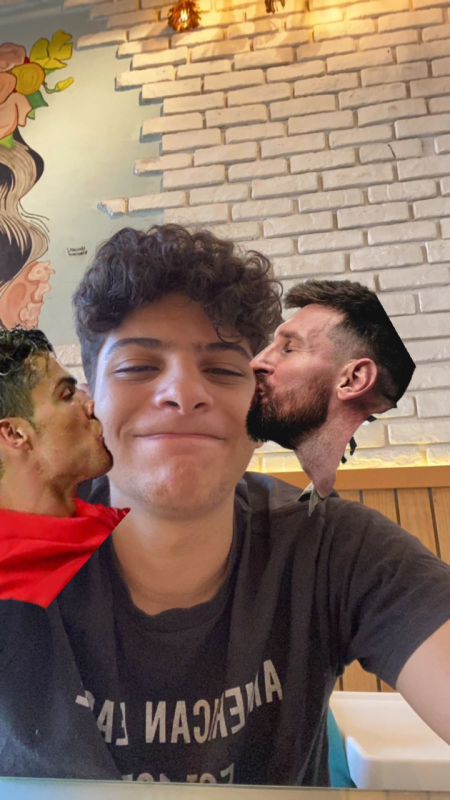
#> input picture IMG-20240730-WA0013.jpg, 900 x 1600 px (shown at 1/2 size)
$ jupyter execute imageprocessing.ipynb   (older library calls are emulated)
#> lines starting #> are read from the running program, lines starting #| are printed output that depends on the picture; after the words box and inside, x2 and y2 are one past the last pixel; in counts of white or black regions, pixels touching at a corner belong together
### Imports

[cell 1]
import cv2
import matplotlib.pyplot as plt

# Read the input image

[cell 2]
img = cv2.imread('IMG-20240730-WA0013.jpg')
#> img is the input picture: shape (1600, 900, 3); mean B, G, R 97.5, 112.5, 139.4

# Convert image to grayscale

[cell 3]
gray_img = cv2.cvtColor(img, cv2.COLOR_BGR2GRAY)
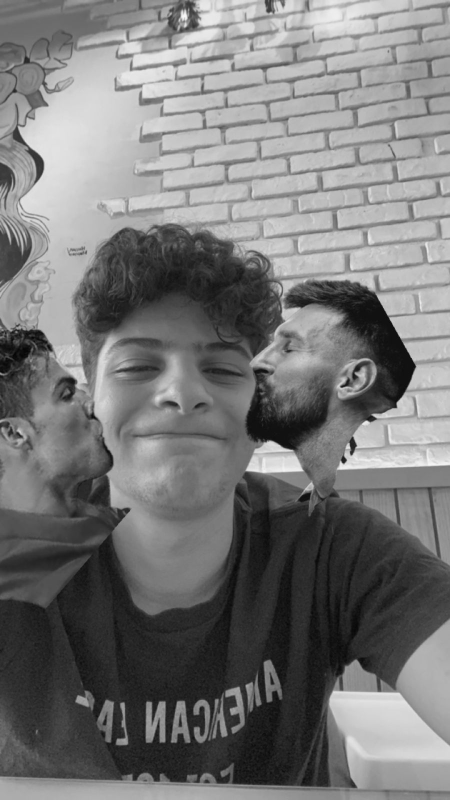
#> gray_img: shape (1600, 900) (shown at 1/2 size); min 1, max 249, mean 118.8

# Apply median blur to smooth the grayscale image

[cell 4]
smoothed_gray_img = cv2.medianBlur(gray_img,9)

# Detect edges using the Laplacian filter

[cell 5]
edges = cv2.Laplacian(smoothed_gray_img, cv2.CV_8U, ksize=5)
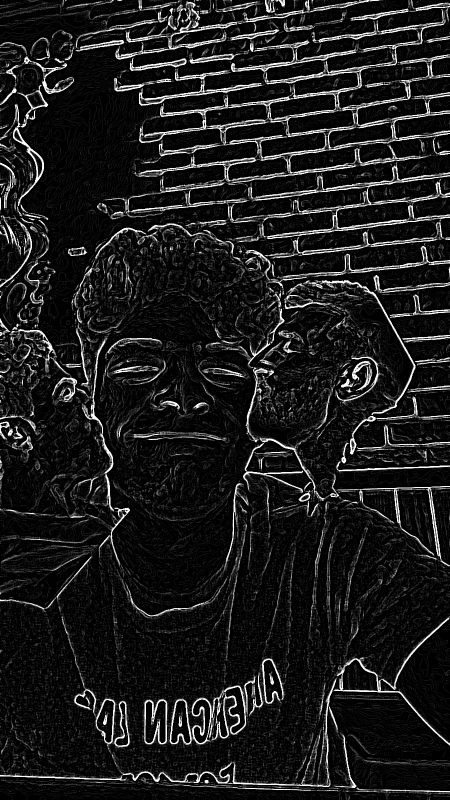
#> edges: shape (1600, 900) (shown at 1/2 size); min 0, max 255, mean 27.4

# Convert edges into a binary sketch

[cell 6]
_, sketch =  cv2.threshold(edges, 80, 255, cv2.THRESH_BINARY_INV)
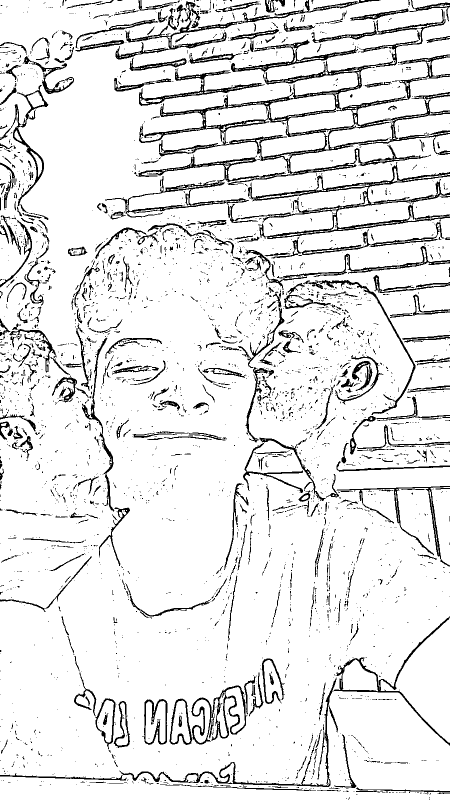
#> sketch: shape (1600, 900) (shown at 1/2 size); 89.7% white; 3262 black regions (2724 under 20 px), largest, box (x1, y1, x2, y2) and area: (251, 18, 900, 436) 25278, (482, 324, 900, 478) 8117, (231, 0, 761, 119) 4949

# Resize the image to half its original size

[cell 7]
smaller_img = cv2.resize(img, (img.shape[1] // 2, img.shape[0] // 2))
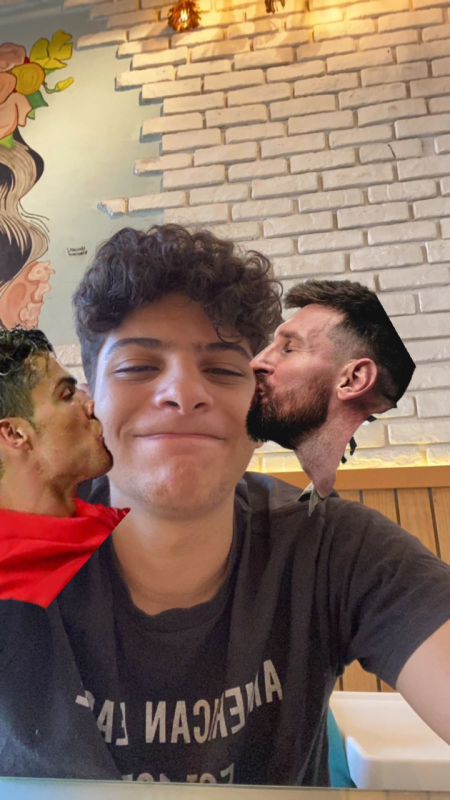
#> smaller_img: shape (800, 450, 3); mean B, G, R 97.6, 112.6, 139.5

# Apply bilateral filtering multiple times to create a smooth cartoon effect

[cell 8]
for _ in range(15):
    smaller_img = cv2.bilateralFilter(smaller_img, 9, 100, 100)
#> this loop made 15 passes
#> pass 2, `smaller_img = cv2.bilateralFilter(smaller_img, 9, 100, 100)`:
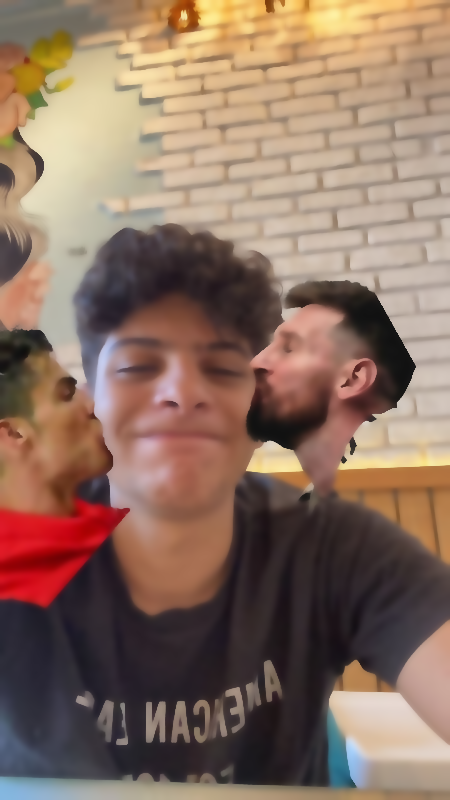
#> smaller_img: shape (800, 450, 3); mean B, G, R 97.7, 112.8, 139.7
#> after the loop:
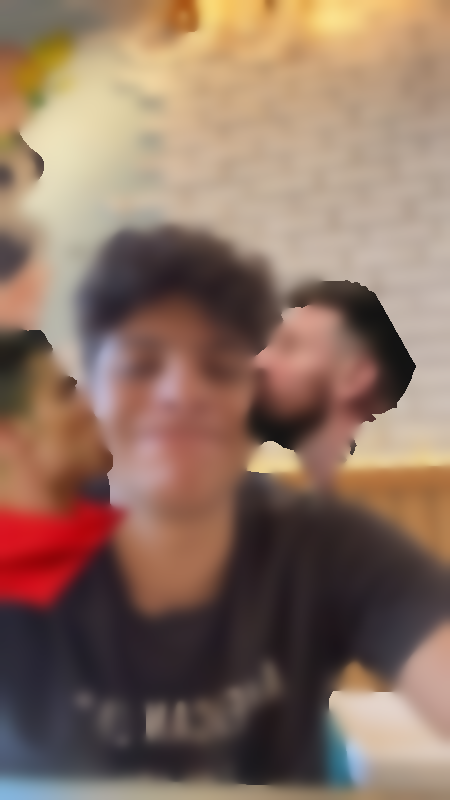
#> smaller_img: shape (800, 450, 3); mean B, G, R 97.7, 112.8, 139.7

# Resize the filtered image back to the original size

[cell 9]
color_painting = cv2.resize(smaller_img, (img.shape[1], img.shape[0]))

# Combine the color painting with the sketch to create a cartoon effect

[cell 10]
cartoon = cv2.bitwise_and(color_painting, color_painting, mask=sketch)
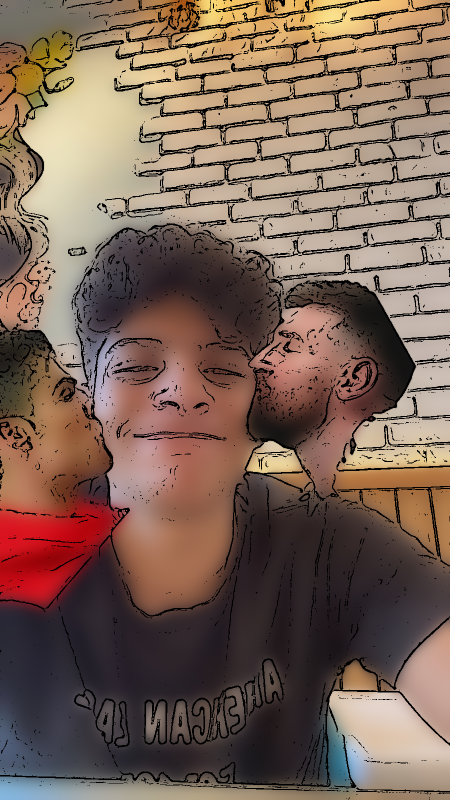
#> cartoon: shape (1600, 900, 3) (shown at 1/2 size); mean B, G, R 86.7, 99.6, 123.6
img = cv2.cvtColor(img, cv2.COLOR_BGR2RGB)
cartoon = cv2.cvtColor(cartoon, cv2.COLOR_BGR2RGB)
color_painting = cv2.cvtColor(color_painting, cv2.COLOR_BGR2RGB)

[cell 11]
plt.figure(figsize=(12, 8))

plt.subplot(2, 3, 1),plt.imshow(img),plt.title("Original Image"),plt.axis("off")

plt.subplot(2, 3, 2)
plt.imshow(gray_img, cmap="gray")
plt.title("Grayscale Image")
plt.axis("off")

plt.subplot(2, 3, 3)
plt.imshow(smoothed_gray_img, cmap="gray")
plt.title("Smoothed Grayscale")
plt.axis("off")

plt.subplot(2, 3, 4)
plt.imshow(edges, cmap="gray")
plt.title("Laplacian Edges")
plt.axis("off")

plt.subplot(2, 3, 5)
plt.imshow(sketch, cmap="gray")
plt.title("Thresholded Sketch")
plt.axis("off")

plt.subplot(2, 3, 6)
plt.imshow(cartoon)
plt.title("Final Cartoon Effect")
plt.axis("off")

plt.tight_layout()
plt.show()

$ run again, with road2.jpg copied over IMG-20240730-WA0013.jpg
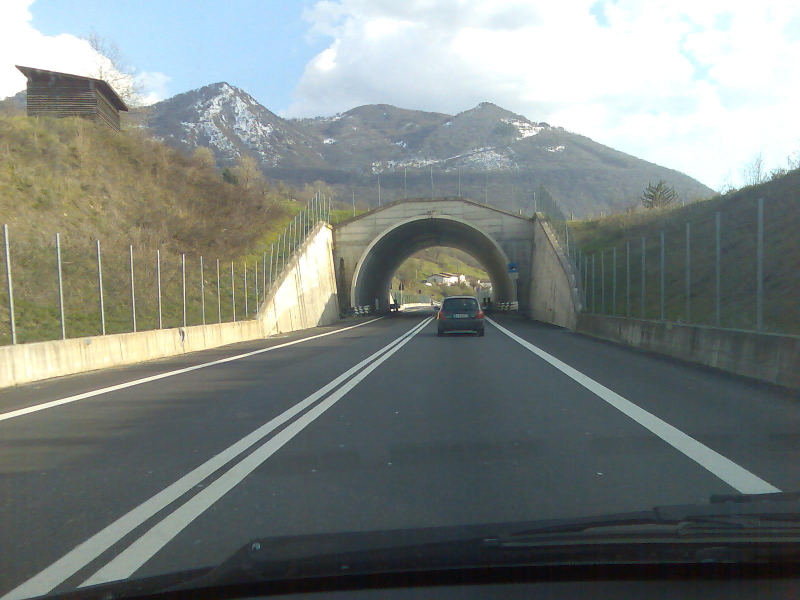
#> input picture road2.jpg, 1600 x 1200 px (shown at 1/2 size)
#> img is the input picture: shape (1200, 1600, 3); mean B, G, R 127.8, 131.2, 124.1
#> `_, sketch =  cv2.threshold(edges, 80, 255, cv2.THRESH_BINARY_INV)`:
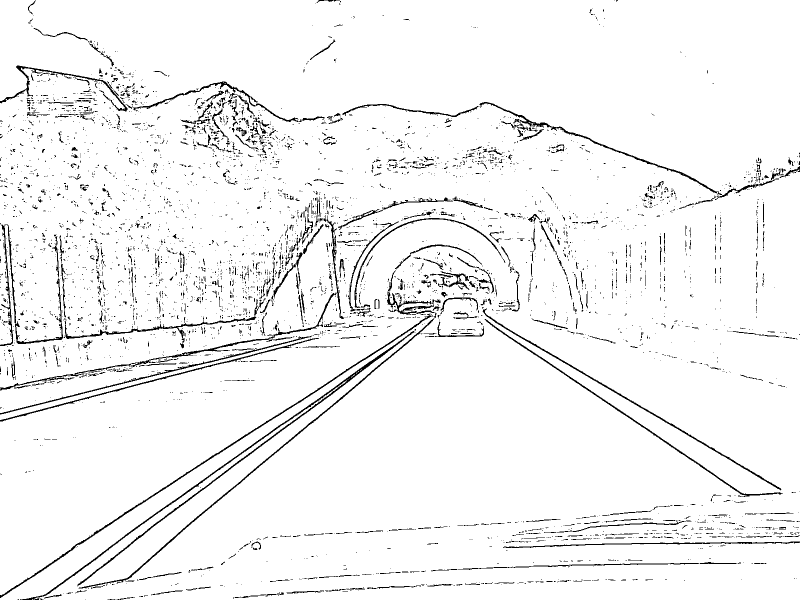
#> sketch: shape (1200, 1600) (shown at 1/2 size); 95.5% white; black in thin lines or dots
#> `cartoon = cv2.bitwise_and(color_painting, color_painting, mask=sketch)`:
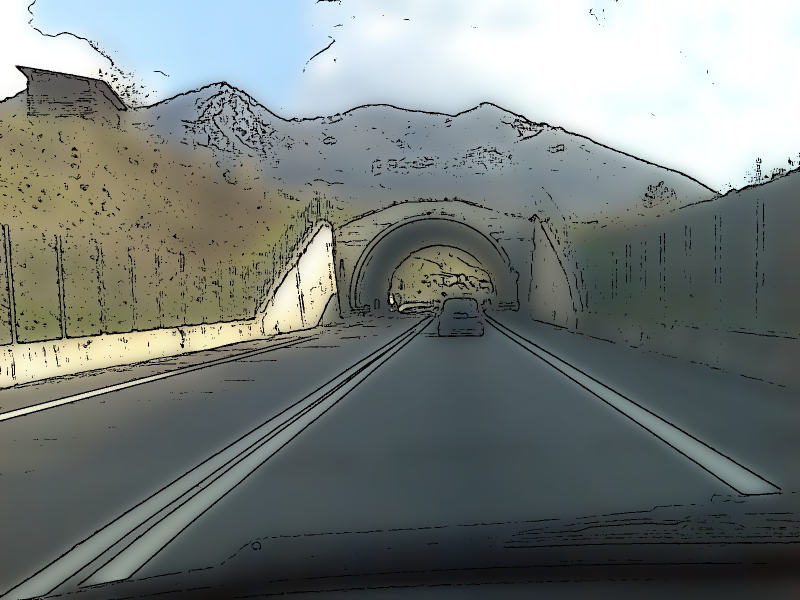
#> cartoon: shape (1200, 1600, 3) (shown at 1/2 size); mean B, G, R 122.4, 125.3, 118.4

$ run again, with road3.jpg copied over IMG-20240730-WA0013.jpg
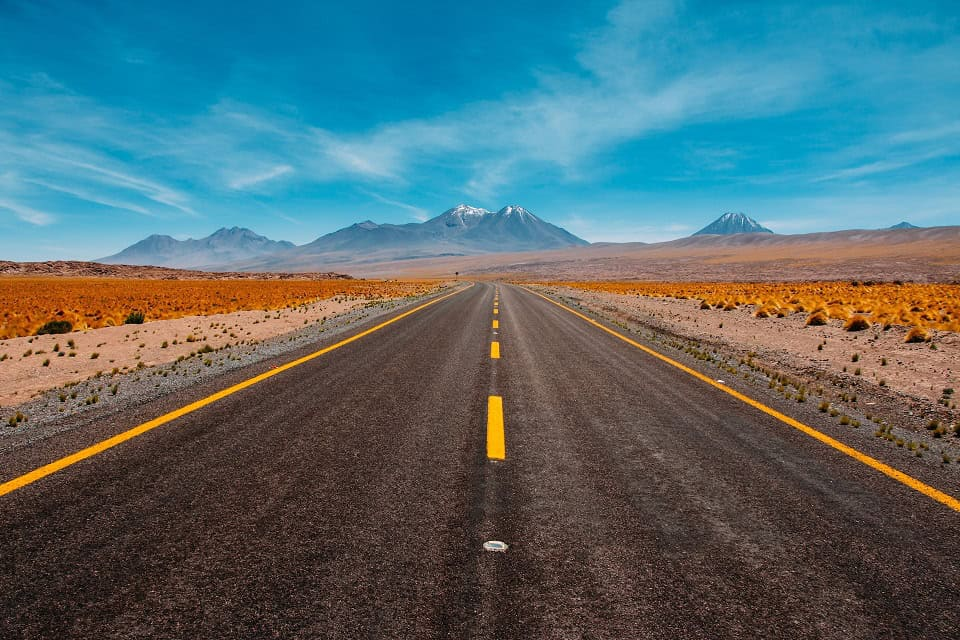
#> input picture road3.jpg, 960 x 640 px
#> img is the input picture: shape (640, 960, 3); mean B, G, R 111.3, 107, 83.5
#> `_, sketch =  cv2.threshold(edges, 80, 255, cv2.THRESH_BINARY_INV)`:
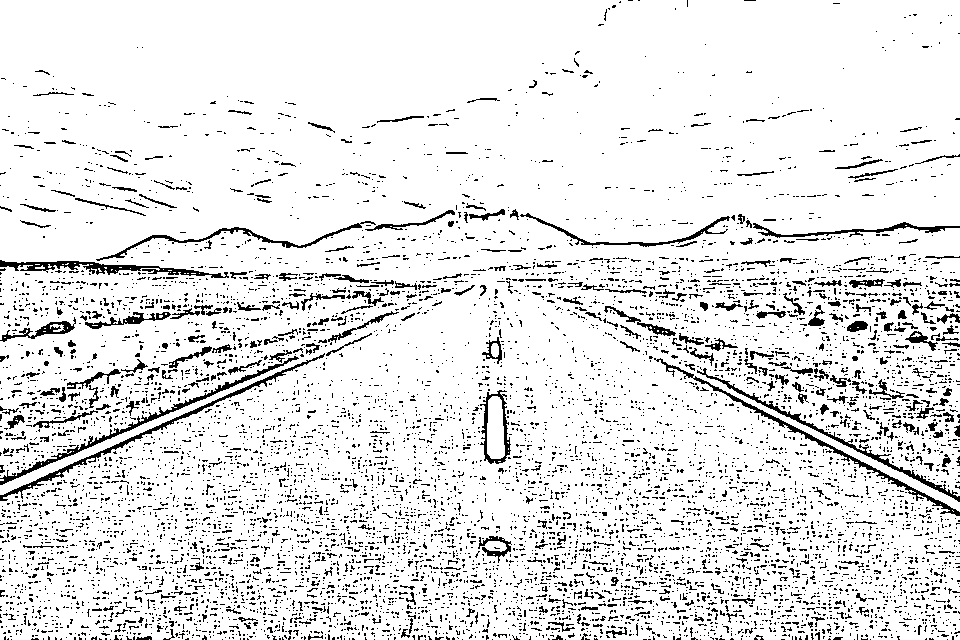
#> sketch: shape (640, 960); 90% white; black in thin lines or dots
#> `cartoon = cv2.bitwise_and(color_painting, color_painting, mask=sketch)`:
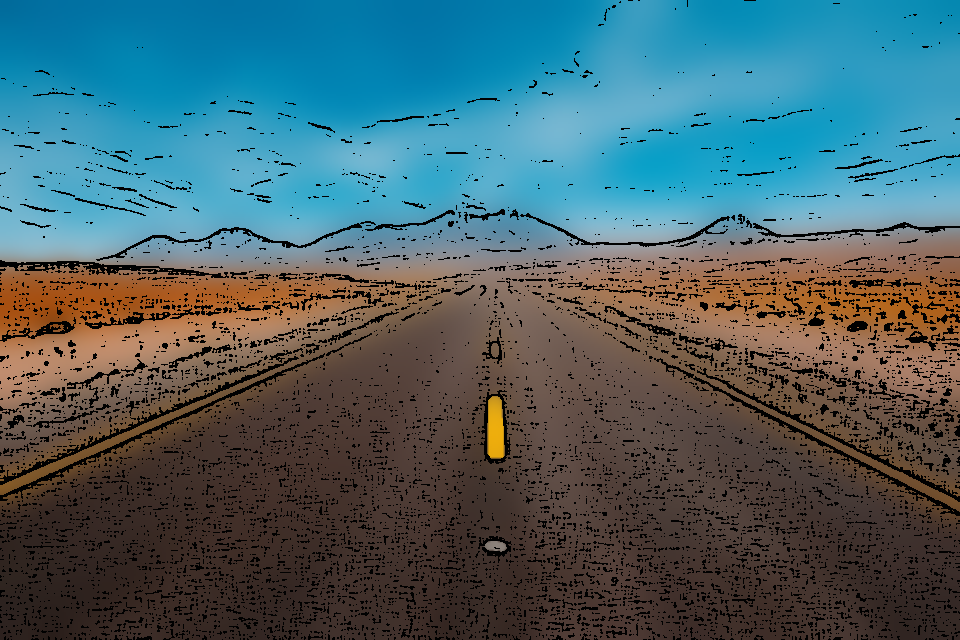
#> cartoon: shape (640, 960, 3); mean B, G, R 104.1, 98.3, 73.1

$ run again, with road.jpeg copied over IMG-20240730-WA0013.jpg
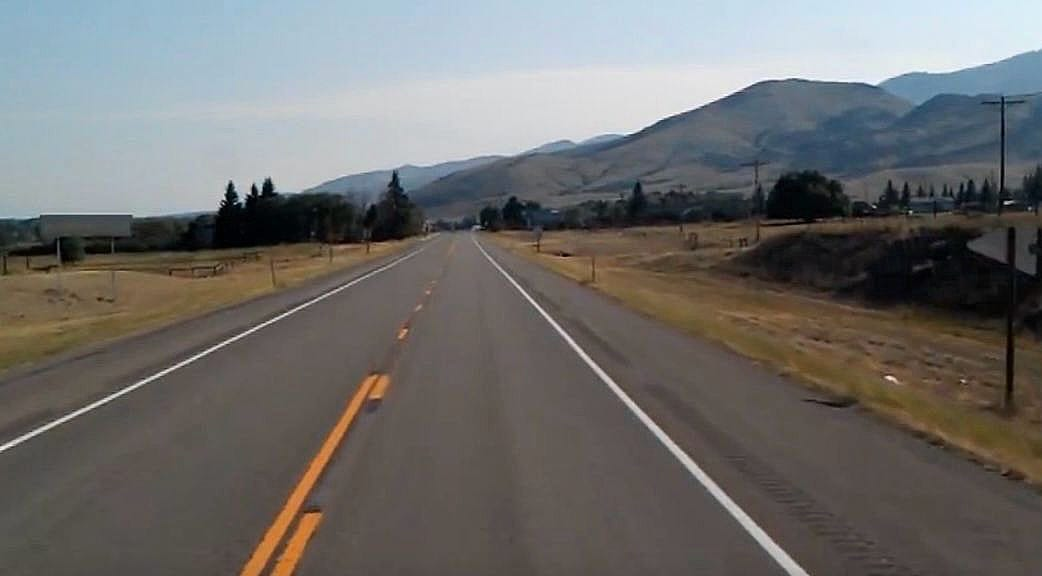
#> input picture road.jpeg, 1042 x 576 px
#> img is the input picture: shape (576, 1042, 3); mean B, G, R 108.1, 109.8, 110.9
#> sketch: shape (576, 1042); 94.8% white; black in thin lines or dots
#> `cartoon = cv2.bitwise_and(color_painting, color_painting, mask=sketch)`:
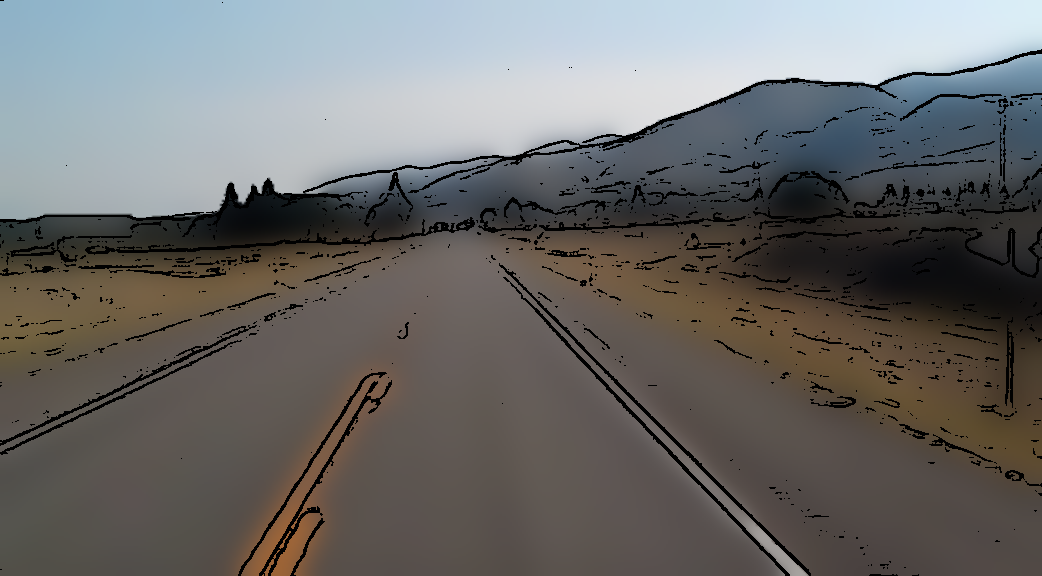
#> cartoon: shape (576, 1042, 3); mean B, G, R 104.2, 105.7, 106.5
